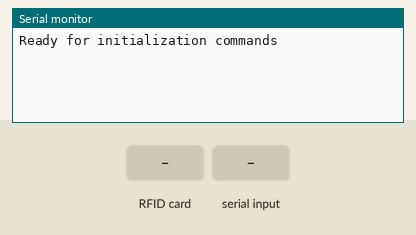
Simulated run of this sketch. Board: Arduino Uno, built with avr-gcc and run on an emulated ATmega328P. Shown: the last lines printed to the serial monitor. The inputs (shaded band) are chosen by the test bench. Not simulated (calls return 0 or success): arduino_secrets.h.

Above: at 1.2 s.
1.3 s: RFID card 5E 7A 19 C4 held to the reader
At 2.5 s:
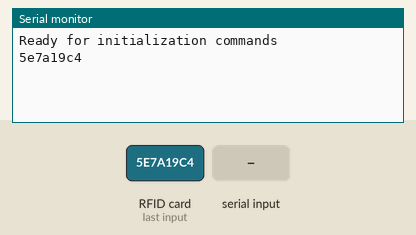
2.8 s: "WRITE_SEC_KEY," received over Serial
At 4.7 s:
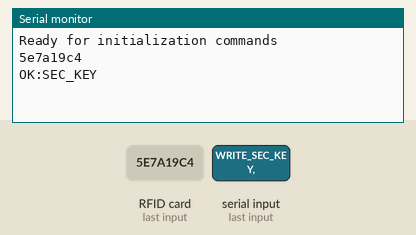
5.3 s: "WRITE_ACC_KEY," received over Serial
At 8.8 s:
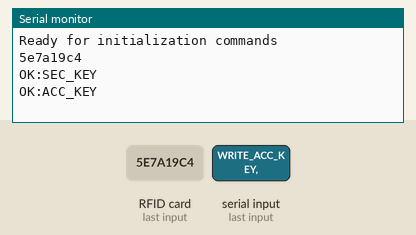

Measured:
- after the input at 1.3 s, the serial monitor: prints a new line at once (image 1)
- after the input at 2.8 s, the serial monitor: prints a new line after 1.0 s (image 2)
- after the input at 5.3 s, the serial monitor: prints a new line after 2.0 s (image 3)

The sketch:

RFID_write_initialise.ino
```cpp
#include "arduino_secrets.h"

#include <SPI.h>
#include <MFRC522.h>

#define SS_PIN 10
#define RST_PIN 9
#define SECTOR 1
#define ACCESS_BLOCK 4    // Block for storing encrypted access key
#define TRAILER_BLOCK 7   // Block for storing sector key (encrypted custom key)

MFRC522 mfrc522(SS_PIN, RST_PIN);
MFRC522::MIFARE_Key defaultKey = {{0xFF, 0xFF, 0xFF, 0xFF, 0xFF, 0xFF}};

void setup() {
    Serial.begin(9600);
    SPI.begin();
    mfrc522.PCD_Init();
    Serial.println("Ready for initialization commands");
}

void loop() {
    if (Serial.available()) {
        String command = Serial.readStringUntil(',');

        if (command == "WRITE_SEC_KEY") {
            // Command for writing new sector key (encrypted custom key)
            handleWriteSectorKey();
        } else if (command == "WRITE_ACC_KEY") {
            // Command for writing encrypted access key
            handleWriteAccessKey();
        }
    }

    // Check for new card
    if (!mfrc522.PICC_IsNewCardPresent() || !mfrc522.PICC_ReadCardSerial()) {
        return;
    }

    // Send UID when new card is detected
    String uid = "";
    for (byte i = 0; i < mfrc522.uid.size; i++) {
        if (mfrc522.uid.uidByte[i] < 0x10) uid += "0";
        uid += String(mfrc522.uid.uidByte[i], HEX);
    }
    Serial.println(uid);  // Send only UID for new card

    mfrc522.PICC_HaltA();
    mfrc522.PCD_StopCrypto1();
    delay(500);
}

void handleWriteSectorKey() {
    String newKey = Serial.readStringUntil('\n');

    // Authenticate with default key first
    if (mfrc522.PCD_Authenticate(MFRC522::PICC_CMD_MF_AUTH_KEY_A,
                                TRAILER_BLOCK, &defaultKey,
                                &(mfrc522.uid)) != MFRC522::STATUS_OK) {
        Serial.println("ERROR:AUTH_DEFAULT");
        return;
    }

    // Prepare sector trailer data
    byte trailerBlock[16];

    // First 6 bytes: Key A (encrypted custom key)
    for (byte i = 0; i < 6; i++) {
        trailerBlock[i] = strtol(newKey.substring(i*2, i*2+2).c_str(), NULL, 16);
    }

    // Access bits (default)
    trailerBlock[6] = 0xFF;
    trailerBlock[7] = 0x07;
    trailerBlock[8] = 0x80;
    trailerBlock[9] = 0x69;

    // Key B (optional, using same as Key A)
    for (byte i = 0; i < 6; i++) {
        trailerBlock[10 + i] = trailerBlock[i];
    }

    if (mfrc522.MIFARE_Write(TRAILER_BLOCK, trailerBlock, 16) == MFRC522::STATUS_OK) {
        Serial.println("OK:SEC_KEY");
    } else {
        Serial.println("ERROR:WRITE_SEC_KEY");
    }
}

void handleWriteAccessKey() {
    String encAccessKey = Serial.readStringUntil('\n');
    String sectorKey = Serial.readStringUntil('\n');

    // Convert sector key string to MIFARE key
    MFRC522::MIFARE_Key key;
    for (byte i = 0; i < 6; i++) {
        key.keyByte[i] = strtol(sectorKey.substring(i*2, i*2+2).c_str(), NULL, 16);
    }

    // Authenticate with sector key
    if (mfrc522.PCD_Authenticate(MFRC522::PICC_CMD_MF_AUTH_KEY_A,
                                TRAILER_BLOCK, &key,
                                &(mfrc522.uid)) != MFRC522::STATUS_OK) {
        Serial.println("ERROR:AUTH_SEC_KEY");
        return;
    }

    // Write encrypted access key
    byte accessKeyData[16];
    for (byte i = 0; i < 16; i++) {
        accessKeyData[i] = strtol(encAccessKey.substring(i*2, i*2+2).c_str(), NULL, 16);
    }

    if (mfrc522.MIFARE_Write(ACCESS_BLOCK, accessKeyData, 16) == MFRC522::STATUS_OK) {
        Serial.println("OK:ACC_KEY");
    } else {
        Serial.println("ERROR:WRITE_ACC_KEY");
    }
}
```
